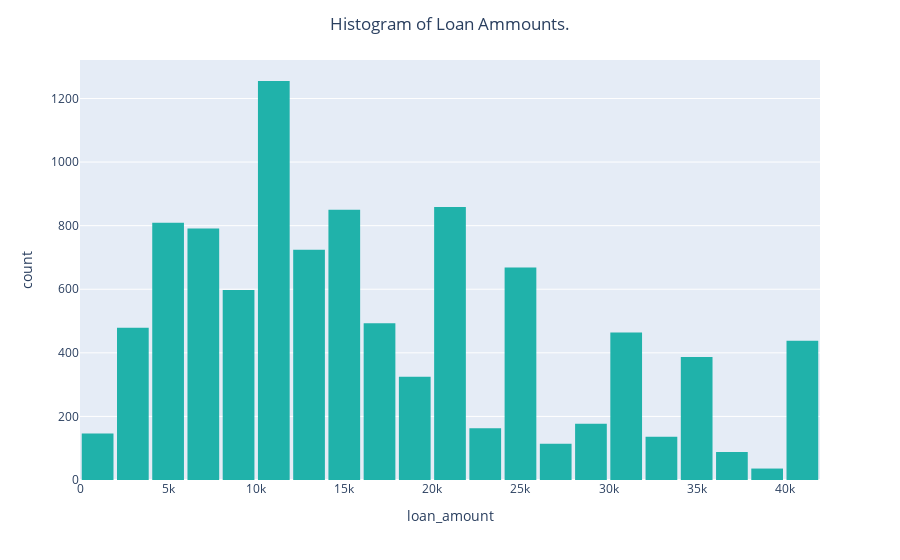

The notebook cell this image was saved under:
### Markdown cell above
**Q4** You try changing the number of bins **nbins** what do you notice? Are there good choices? Bad choices?

### Code cell
fig = px.histogram(DF,
                   nbins=30,
                   x='loan_amount',
                   color_discrete_sequence=['lightseagreen'])

fig.update_layout(bargap=0.1,
                  title='Histogram of Loan Ammounts.',
                  title_x=0.5)
fig.show()

### Figure 1 — Plotly figure (JSON) as saved in the notebook; plotly's stock layout.template omitted (floating-point values rounded to 4 significant figures; data arrays with more than 128 entries replaced by an {"elided": "..."} marker saying what was removed)
{"data": [{"bingroup": "x", "hovertemplate": "loan_amount=%{x}<br>count=%{y}<extra></extra>", "legendgroup": "", "marker": {"color": "lightseagreen", "pattern": {"shape": ""}}, "name": "", "nbinsx": 30, "orientation": "v", "showlegend": false, "type": "histogram", "x": {"elided": "10000 int values"}, "xaxis": "x", "yaxis": "y"}], "layout": {"bargap": 0.1, "barmode": "relative", "legend": {"tracegroupgap": 0}, "margin": {"t": 60}, "title": {"text": "Histogram of Loan Ammounts.", "x": 0.5}, "xaxis": {"anchor": "y", "domain": [0, 1], "title": {"text": "loan_amount"}}, "yaxis": {"anchor": "x", "domain": [0, 1], "title": {"text": "count"}}}}
